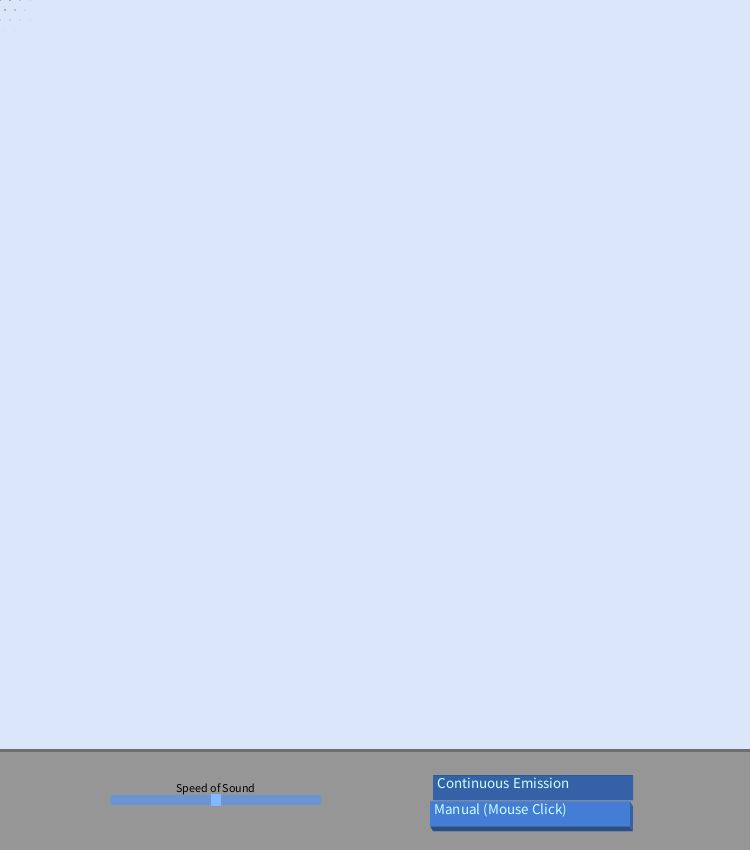
Frame 1 (no input)
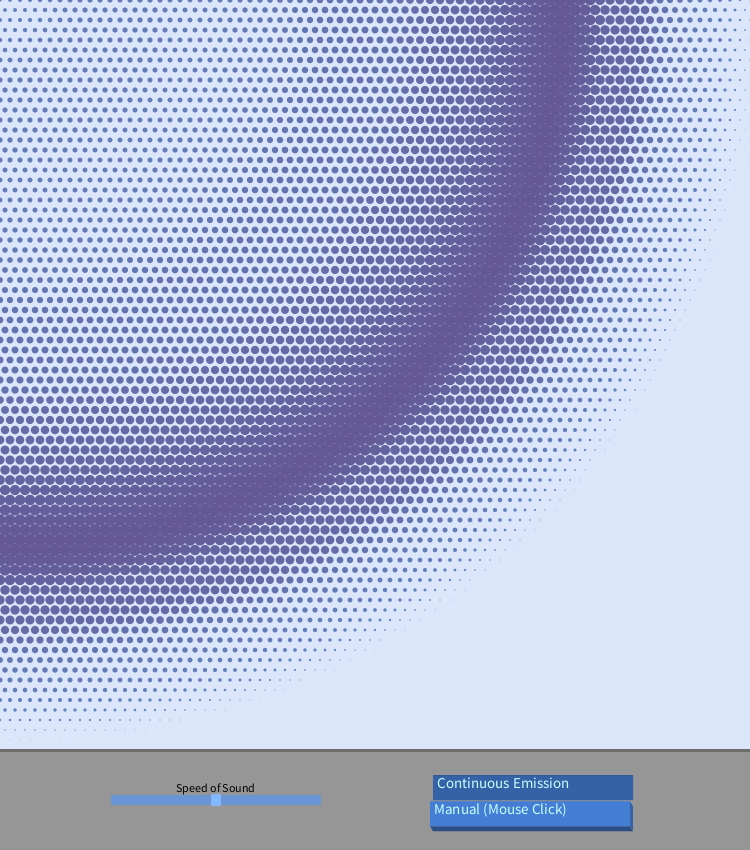
Frame 60 (the mouse pressed at the canvas centre just before this capture)
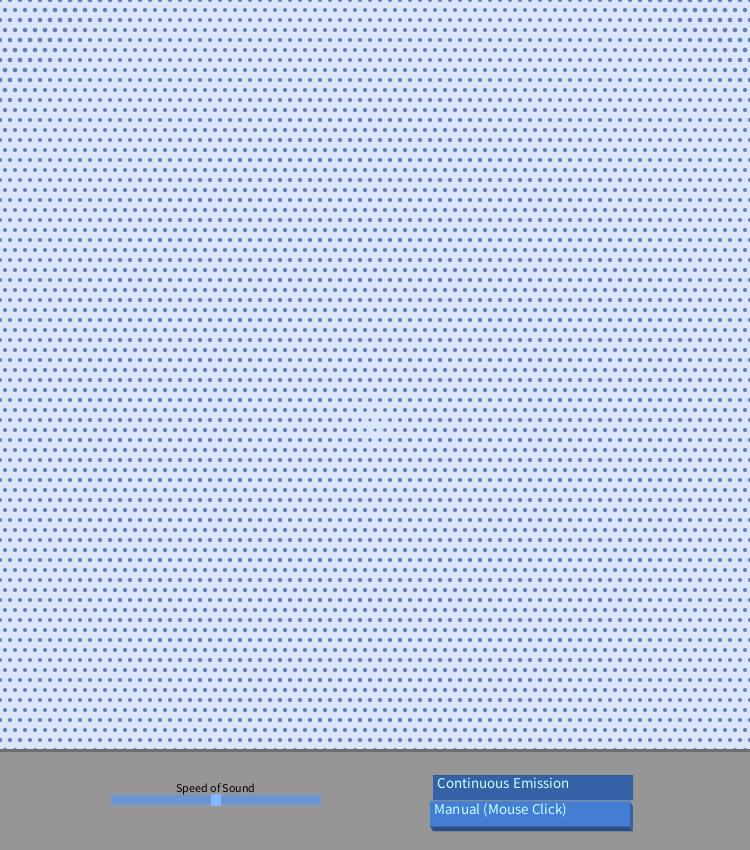
Frame 120 (the mouse held since frame 60 and released just before this capture)

The Processing sketch that drew these frames (run headless with seeded random() and noise(); from frame 60 on, the mouse is pressed at the canvas centre):

// Processing sketch: processing_155458
// ── processing_155458.pde

int rows = 100;
int cols = 100;
ArrayList<Agitator> agitators = new ArrayList<Agitator>();
GSlider vSoundSlider;
RadioButtons controlTypes;

Substrate[][] medium = new Substrate[cols][rows];

void setup(){
  size(750,850);
  ArrayList<String> options;
  options = new ArrayList<String>();
  options.add("Continuous Emission");
  options.add("Manual (Mouse Click)");
  color buttonsColor = color(67,125,212);
  controlTypes = new RadioButtons(430,770,200,25,options,buttonsColor);
  color slidersColor = color(106,148,212);
  vSoundSlider = new GSlider("Speed of Sound",116,800,200,10,.5,slidersColor);
  for(int i=0;i<cols;i++){
    for(int j=0;j<rows;j++){
      medium[i][j] = new Substrate(i*10+(j%2)*5,j*10);
    }
  }
}

void draw(){
  if(controlTypes.pressed==0 && mouseY<750){
    Agitator newAg = new Agitator(mouseX,mouseY);
    agitators.add(newAg);
  }
  agitators = CleanUp(agitators);
  print(" ");
  print(agitators.size());
  background(color(220,230,250));
  for(int i=0;i<cols;i++){
    for(int j=0;j<rows;j++){
      medium[i][j].update();
      medium[i][j].display();
    }
  }
  fill(150);
  stroke(110);
  strokeWeight(3);
  rect(-10,750,770,110);
  vSoundSlider.refresh();
  controlTypes.refresh();
}

void mousePressed(){
  if(mouseY<750){
    Agitator newAg = new Agitator(mouseX,mouseY);
    agitators.add(newAg);
  }
}

class Substrate{
  float x,y;
  float r;
  float tuning;
  float bigness = 2;
  Substrate(float x1, float y1){
    x = x1;
    y = y1;
    r = 1;
    tuning = 300;
  }
  void update(){
    bigness = 2+2*controlTypes.pressed;
    r = 0;
    for(int i=0;i<agitators.size();i++){
      Agitator ag = agitators.get(i);
      float xC = ag.x;
      float yC = ag.y;
      float dt = (millis()-ag.initTime)/1000.;
      float dist = sqrt(sq(x-xC)+sq(y-yC))+tuning/50.;
      float pulseLoc = dist-dt*(vSoundSlider.getPos()*500+100);
      if(abs(pulseLoc)<sqrt(tuning)*3){
        float scaling = 1./Gauss(0.,0.,tuning);
        r = r+bigness*scaling*Gauss(pulseLoc,0.,tuning);
      }
    }
  }
  void display(){
    fill(color(100,150-r*5,210-r*5));
    noStroke();
    ellipse(x,y,r,r);
  }
}

class Agitator{
  float x,y;
  int initTime;
  Agitator(float x1, float y1){
    x = x1;
    y = y1;
    initTime = millis();
  }
}

float Gauss(float x, float mean, float variance){
  return 1/sqrt(TWO_PI*variance)*exp(-sq(x-mean)/(2*variance));
}

ArrayList<Agitator> CleanUp(ArrayList<Agitator> ag){
  for(int i=0;i<ag.size();i++){
    float age = (millis() - ag.get(i).initTime)/1000.;
    if(age>(1.5*750)/(100+vSoundSlider.getPos()*500)){
      ag.remove(i);
    }
  }
  return ag;
}

class GSlider {
  int swidth, sheight;  //width and height of slider
  float xpos, ypos;     //slider position
  float spos, newspos;  //indicator position
  float smin, smax;     //min and max values of slider
  int loose;            //control tightness
  boolean over;         //mouse hovering
  boolean locked;
  color col;
  float ratio;
  int vanityEdge;       //extra width so that indicator won't go off of slider
  String label;
  
  GSlider (String l, float xp, float yp, int sw, int sh, float initPos, color c){
    label = l;
    swidth = sw;
    sheight = sh;
    xpos = xp;
    ypos = yp-sheight/2;
    spos = xpos + initPos*swidth;
    smin = xpos;
    smax = xpos+swidth;
    col = c;
    vanityEdge = 5;
  }
  
  void refresh(){
    update();
    display();
  }
  
  void update(){
    if(overEvent()){
      over = true;
    }else{
      over = false;
    }
    if(mousePressed && over){
      locked = true;
    }
    if(!mousePressed){
      locked = false;
    }
    if(locked){
      spos = min(max(mouseX,smin),smax);
      if(!mousePressed){
        locked = false;
      }
    }
  }
  
  void setVal(float val){
    spos = smin+val*swidth;
  }
  
  boolean overEvent(){
    if(mouseX>xpos && mouseX<xpos+swidth && mouseY>ypos && mouseY<ypos+sheight){
      return true;
    }else{
      return false;
    }
  }
  
  void display(){
    fill(blendColor(col,color(30),BURN));    
    textSize(12);
    textAlign(CENTER, BOTTOM);
    text(label,xpos+swidth/2,ypos-1);
    noStroke();
    fill(col);
    rect(xpos-vanityEdge,ypos,swidth+2*vanityEdge,sheight);
    if(over || locked){
      fill(blendColor(col,color(90),DODGE));
    }else{
      fill(blendColor(col,color(50),DODGE));
    }
    rect(spos-sheight/2,ypos-1,sheight,sheight+2);
  }
  
  float getPos(){
    return (spos-xpos)/swidth;
  }
}

class RadioButtons{
  int nButtons;
  float w;
  float h;
  float x;
  float y;
  ArrayList<String> labels;
  int currSelection;
  color colour;
  int pressed;
  float depth;
  float ySpacing = 1.25;
  float xD = .6;
  
  RadioButtons(float xp, float yp, float widths, float heights, ArrayList<String> labls,color col){
    x = xp;
    y = yp;
    w = widths;
    h = heights;
    labels = labls;
    nButtons = labels.size();
    colour = col;
    pressed = 0;
    depth = .2*h;
  }
  void refresh(){
    update();
    display();
  }
  void update(){
    if(overEvent() && mousePressed){
      for(int i=0;i<nButtons;i++){
        if(mouseY>y+ySpacing*i*h && mouseY<y+ySpacing*i*h+h+depth){
          pressed = i;
        }
      }
    }
  }
  void display(){
    for(int i=0;i<nButtons;i++){
      float ypos = y+ySpacing*i*h;
      if(i==pressed){
        drawPressed(ypos,i);
      }else{
        drawUnpressed(ypos,i);
      }
    }
  }
  void drawUnpressed(float yp, int id){
    float ypos = yp;
    int i = id;
    fill(blendColor(colour,color(80),HARD_LIGHT));
    noStroke();
    beginShape();
    vertex(x,ypos+h);
    vertex(x+w,ypos+h);
    vertex(x+w+xD*depth,ypos+h+depth);
    vertex(x+xD*depth,ypos+h+depth);
    endShape(CLOSE);
    
    fill(blendColor(colour,color(100),HARD_LIGHT));
    beginShape();
    vertex(x+w,ypos);
    vertex(x+w+xD*depth,ypos+depth);
    vertex(x+w+xD*depth,ypos+h+depth);
    vertex(x+w,ypos+h);
    endShape(CLOSE);
    
    fill(colour);
    rect(x,ypos,w,h);
    fill(blendColor(colour,color(170),DODGE));
    textSize(.6*h);
    textAlign(LEFT,TOP);
    text(labels.get(i),x+.15*h,ypos+.05*h);
  }
  void drawPressed(float yp, int id){
    int i = id;
    float ypos = yp;
    fill(blendColor(colour,color(80),HARD_LIGHT));
    noStroke();
    beginShape();
    vertex(x+xD*depth,ypos+depth);
    vertex(x+w+xD*depth,ypos+depth);
    vertex(x+w+xD*depth,ypos+2*depth);
    vertex(x+xD*2*depth,ypos+2*depth);
    endShape(CLOSE);
    
    fill(blendColor(colour,color(100),HARD_LIGHT));
    beginShape();
    vertex(x+xD*depth,ypos+depth);
    vertex(x+xD*2*depth,ypos+2*depth);
    vertex(x+xD*2*depth,ypos+h+depth);
    vertex(x+xD*depth,ypos+h+depth);
    endShape(CLOSE);
    
    fill(blendColor(colour,color(100),HARD_LIGHT));
    rect(x+xD*1.1*depth,ypos+1.1*depth,w-.05*xD*depth,h-.05*depth);
    fill(blendColor(colour,color(170),DODGE));
    textSize(.6*h);
    textAlign(LEFT,TOP);
    text(labels.get(i),x+.15*h+xD*1.1*depth,ypos+.05*h+1.1*depth);
  }
  boolean overEvent(){
    if(mouseX>x && mouseX<x+w && mouseY>y && mouseY<y+h*ySpacing*nButtons){
      return true;
    }else{
      return false;
    }
  }
}
